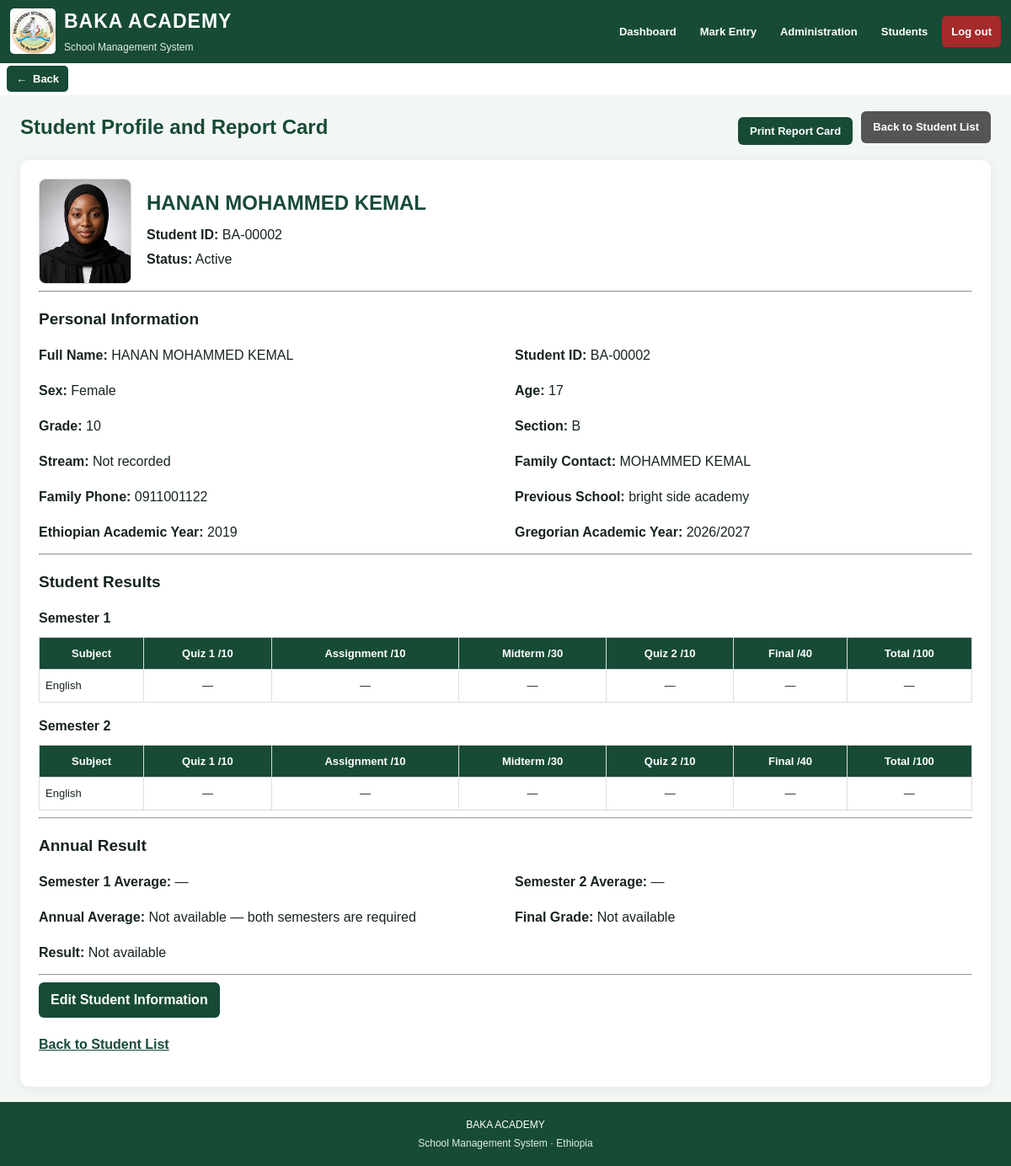
/students/2 (signed in), run on the app's committed database.
### app.py (models this page shows)
class Student(db.Model):
    id = db.Column(db.Integer, primary_key=True)
    student_id = db.Column(db.String(30), unique=True, nullable=False)
    full_name = db.Column(db.String(150), nullable=False)
    grade = db.Column(db.String(10), nullable=False)
    section = db.Column(db.String(10), nullable=False)
    sex = db.Column(db.String(1))
    age = db.Column(db.Integer)
    family_contact_name = db.Column(db.String(150))
    family_phone = db.Column(db.String(30))
    previous_school = db.Column(db.String(150))
    photo_filename = db.Column(db.String(255))
    stream = db.Column(db.String(50))
    academic_year_ec = db.Column(db.String(30))
    academic_year_gc = db.Column(db.String(30))
    is_active = db.Column(
        db.Boolean, nullable=False, default=True, server_default="1"
    )
    left_at = db.Column(db.DateTime)

class Subject(db.Model):
    id = db.Column(db.Integer, primary_key=True)
    name = db.Column(db.String(100), unique=True, nullable=False)
    is_active = db.Column(
        db.Boolean, nullable=False, default=True, server_default="1"
    )

### app.py (the view)
@app.route("/students/<int:student_id>")
@student_staff_only
def student_profile(student_id):
    student = db.session.get(Student, student_id)
    if not student:
        flash("Student not found.")
        return redirect(url_for("student_management"))
    marks = Mark.query.filter_by(
        student_id=student.id
    ).order_by(
        Mark.subject,
        Mark.term
    ).all()
    assessment_marks = AssessmentMark.query.filter_by(
        student_id=student.id,
        academic_year_ec=(student.academic_year_ec or "")
    ).order_by(
        AssessmentMark.subject,
        AssessmentMark.semester
    ).all()
    subjects = get_school_subject_names()
    for mark in marks:
        if mark.subject and mark.subject not in subjects:
            subjects.append(mark.subject)
    for mark in assessment_marks:
        if mark.subject and mark.subject not in subjects:
            subjects.append(mark.subject)
    subjects = sorted(set(subjects))
    return render_template(
        "student_profile.html",
        student=student,
        marks=marks,
        assessment_marks=assessment_marks,
        subjects=subjects
    )

### app.py (called while the page is built)
def logged_in(fn):
    @wraps(fn)
    def wrapper(*args, **kwargs):
        if "user_id" not in session:
            return redirect(url_for("login"))
        user = db.session.get(User, session["user_id"])
        if not user or not user.is_active:
            session.clear()
            flash("Your account is inactive or unavailable.")
            return redirect(url_for("login"))
        return fn(*args, **kwargs)
    return wrapper

def student_staff_only(fn):
    @wraps(fn)
    @logged_in
    def wrapper(*args, **kwargs):
        user = db.session.get(User, session["user_id"])
        if not user or user.role not in ["admin", "student_management"]:
            flash("Student Management access required.")
            return redirect(url_for("dashboard"))
        return fn(*args, **kwargs)
    return wrapper

def get_school_subject_names():
    names = set()
    for subject in Subject.query.filter_by(is_active=True).all():
        names.add(subject.name.strip())
    for assignment in Assignment.query.all():
        if assignment.subject:
            names.add(assignment.subject.strip())
    for mark in AssessmentMark.query.all():
        if mark.subject:
            names.add(mark.subject.strip())
    return sorted(name for name in names if name)

### templates/student_profile.html (shortened to what this page needs)
{% extends "base.html" %}
{% block content %}
{% set ns = namespace(semester1_sum=0, semester1_count=0, semester2_sum=0, semester2_count=0) %}
{% for subject in subjects %}
    {% for mark in assessment_marks %}
        {% if mark.subject == subject and mark.semester == 'Semester 1' %}
            {% set ns.semester1_sum = ns.semester1_sum + mark.total %}
            {% set ns.semester1_count = ns.semester1_count + 1 %}
        {% endif %}
        {% if mark.subject == subject and mark.semester == 'Semester 2' %}
            {% set ns.semester2_sum = ns.semester2_sum + mark.total %}
            {% set ns.semester2_count = ns.semester2_count + 1 %}
        {% endif %}
    {% endfor %}
{% endfor %}
{% set semester1_average = ns.semester1_sum / ns.semester1_count if ns.semester1_count else none %}
{% set semester2_average = ns.semester2_sum / ns.semester2_count if ns.semester2_count else none %}
{% if semester1_average is not none and semester2_average is not none %}
    {% set annual_average = (semester1_average + semester2_average) / 2 %}
{% else %}
    {% set annual_average = none %}
{% endif %}
{% if annual_average is not none %}
    {% if annual_average < 50 %}
        {% set final_grade = 'Fail' %}
    {% elif annual_average < 65 %}
        {% set final_grade = 'Poor' %}
    {% elif annual_average < 80 %}
        {% set final_grade = 'Good' %}
    {% else %}
        {% set final_grade = 'Very Good' %}
    {% endif %}
{% else %}
    {% set final_grade = 'Not available' %}
{% endif %}
<div class="profile-screen">
    <div class="profile-page-heading">
        <h2>Student Profile and Report Card</h2>
        <div class="profile-heading-actions">
            <button type="button" onclick="window.print()">Print Report Card</button>
            <a href="{{ url_for('student_management') }}">Back to Student List</a>
        </div>
    </div>
    <div class="profile-card">
        <div class="student-profile-header">
            {% if student.photo_filename %}
                <img
                    src="{{ url_for('static', filename='uploads/student_photos/' ~ student.photo_filename) }}"
                    alt="Student photo"
                    class="student-profile-photo">
            {% else %}
                <div class="student-photo-placeholder">No Photo</div>
            {% endif %}
            <div class="student-profile-heading-text">
                <h2>{{ student.full_name }}</h2>
                <p><strong>Student ID:</strong> {{ student.student_id }}</p>
                <p><strong>Status:</strong>
                    {% if student.is_active %}Active{% else %}Left School{% endif %}
                </p>
            </div>
        </div>
        <hr>
        <h3>Personal Information</h3>
        <div class="profile-details">
            <p><strong>Full Name:</strong> {{ student.full_name }}</p>
            <p><strong>Student ID:</strong> {{ student.student_id }}</p>
            <p><strong>Sex:</strong>
                {% if student.sex == 'M' %}Male
                {% elif student.sex == 'F' %}Female
                {% else %}—{% endif %}
            </p>
            <p><strong>Age:</strong> {{ student.age if student.age is not none else "—" }}</p>
            <p><strong>Grade:</strong> {{ student.grade or "—" }}</p>
            <p><strong>Section:</strong> {{ student.section or "—" }}</p>
            <p><strong>Stream:</strong> {{ student.stream or "Not recorded" }}</p>
            <p><strong>Family Contact:</strong> {{ student.family_contact_name or "Not recorded" }}</p>
            <p><strong>Family Phone:</strong> {{ student.family_phone or "Not recorded" }}</p>
            <p><strong>Previous School:</strong> {{ student.previous_school or "Not recorded" }}</p>
            <p><strong>Ethiopian Academic Year:</strong> {{ student.academic_year_ec or "—" }}</p>
            <p><strong>Gregorian Academic Year:</strong> {{ student.academic_year_gc or "—" }}</p>
        </div>
        <hr>
        <h3>Student Results</h3>
        {% for semester in ['Semester 1', 'Semester 2'] %}
            <h4>{{ semester }}</h4>
            <div class="profile-table-wrapper">
                <table class="profile-results-table">
                    <thead>
                        <tr>
                            <th>Subject</th>
                            <th>Quiz 1 /10</th>
                            <th>Assignment /10</th>
                            <th>Midterm /30</th>
                            <th>Quiz 2 /10</th>
                            <th>Final /40</th>
                            <th>Total /100</th>
                        </tr>
                    </thead>
                    <tbody>
                        {% for subject in subjects %}
                            {% set found = namespace(mark=none) %}
                            {% for mark in assessment_marks %}
                                {% if mark.subject == subject and mark.semester == semester %}
                                    {% set found.mark = mark %}
                                {% endif %}
                            {% endfor %}
                            <tr>
                                <td>{{ subject }}</td>
                                {% if found.mark %}
                                    <td>{{ found.mark.quiz1 if found.mark.quiz1 is not none else "—" }}</td>
                                    <td>{{ found.mark.assignment if found.mark.assignment is not none else "—" }}</td>
                                    <td>{{ found.mark.midterm if found.mark.midterm is not none else "—" }}</td>
                                    <td>{{ found.mark.quiz2 if found.mark.quiz2 is not none else "—" }}</td>
                                    <td>{{ found.mark.final if found.mark.final is not none else "—" }}</td>
                                    <td><strong>{{ "%.2f"|format(found.mark.total) }}</strong></td>
                                {% else %}
                                    <td>—</td>
                                    <td>—</td>
                                    <td>—</td>
                                    <td>—</td>
                                    <td>—</td>
                                    <td>—</td>
                                {% endif %}
                            </tr>
                        {% else %}
                            <tr>
                                <td colspan="7">No subjects have been registered.</td>
                            </tr>
                        {% endfor %}
                    </tbody>
                </table>
            </div>
        {% endfor %}
        <hr>
        <h3>Annual Result</h3>
        <div class="profile-details">
            <p><strong>Semester 1 Average:</strong>
                {{ "%.2f"|format(semester1_average) if semester1_average is not none else "—" }}
            </p>
            <p><strong>Semester 2 Average:</strong>
                {{ "%.2f"|format(semester2_average) if semester2_average is not none else "—" }}
            </p>
            <p><strong>Annual Average:</strong>
                {{ "%.2f"|format(annual_average) if annual_average is not none else "Not available — both semesters are required" }}
            </p>
            <p><strong>Final Grade:</strong> {{ final_grade }}</p>
            <p><strong>Result:</strong>
                {% if annual_average is none %}
                    Not available
                {% elif annual_average >= 50 %}
                    PASS
                {% else %}
                    FAIL
                {% endif %}
            </p>
        </div>
        <hr>
        {% if session.get('role') in ['admin', 'student_management'] %}
            <div class="profile-actions">
                <a href="{{ url_for('edit_student', student_id=student.id) }}">
                    Edit Student Information
                </a>
            </div>
        {% endif %}
        <p class="profile-bottom-link">
            <a href="{{ url_for('student_management') }}">Back to Student List</a>
        </p>
    </div>
</div>
{% endblock %}

### static/style.css (style rules this page uses)
* { box-sizing: border-box; }
:root { --green: #174b36; --green-dark: #103b2b; --green-light: #236b4c; --green-pale: #e8f2ec; --gold: #d9b45b; --background: #f3f7f4; --white: #ffffff; --text: #17251d; --muted: #64756a; --border: #dce7df; }
html { width: 100%; min-height: 100%; }
body { width: 100%; min-height: 100vh; margin: 0; padding: 0; font-family: Arial, sans-serif; background: var(--background); color: var(--text); line-height: 1.5; overflow-x: hidden; }
h2 { color: var(--green); }
button { margin-top: 8px; padding: 10px 16px; border: 0; border-radius: 6px; background: var(--green); color: white; font-weight: bold; cursor: pointer; }
table { width: 100%; border-collapse: collapse; min-width: 550px; }
th, td { padding: 10px; border-bottom: 1px solid var(--border); text-align: left; vertical-align: middle; }
th { background: var(--green-pale); color: var(--green); }

### templates/base.html (style rules this page uses)
* { box-sizing: border-box; }
html, body { width: 100%; min-height: 100%; margin: 0; padding: 0; }
body { overflow-x: hidden; }

### templates/student_profile.html (style rules this page uses)
.profile-screen { width: 100%; max-width: 100%; min-width: 0; margin: 0 auto; padding: 18px 24px; overflow-x: hidden; }
.profile-page-heading { width: 100%; display: flex; justify-content: space-between; align-items: center; flex-wrap: wrap; gap: 12px; margin-bottom: 18px; }
.profile-page-heading h2 { margin: 0; font-size: 24px; overflow-wrap: anywhere; }
.profile-heading-actions { display: flex; align-items: center; flex-wrap: wrap; gap: 10px; }
.profile-heading-actions button, .profile-heading-actions a { display: inline-block; padding: 9px 14px; border: none; border-radius: 6px; background: #174b36; color: white; text-decoration: none; font-weight: bold; font-size: 13px; cursor: pointer; }
.profile-heading-actions a { background: #555; }
.profile-card { width: 100%; max-width: 100%; min-width: 0; padding: 22px; background: white; border-radius: 10px; box-shadow: 0 2px 12px #00000012; overflow: hidden; }
.profile-card h3 { font-size: 19px; margin: 18px 0 12px; }
.profile-card h4 { font-size: 16px; margin: 16px 0 10px; }
.student-profile-header { display: flex; align-items: center; gap: 18px; flex-wrap: wrap; }
.student-profile-photo, .student-photo-placeholder { width: 110px; height: 125px; object-fit: cover; border-radius: 8px; border: 1px solid #ddd; }
.student-profile-heading-text h2 { margin: 0 0 8px; }
.student-profile-heading-text p { margin: 5px 0; }
.profile-details { display: grid; grid-template-columns: repeat(2, minmax(0, 1fr)); gap: 8px 22px; }
.profile-details p { min-width: 0; margin: 5px 0; overflow-wrap: anywhere; }
.profile-table-wrapper { width: 100%; max-width: 100%; overflow-x: auto; -webkit-overflow-scrolling: touch; }
.profile-results-table { width: 100%; min-width: 700px; border-collapse: collapse; }
.profile-results-table th, .profile-results-table td { padding: 9px 7px; border: 1px solid #ddd; text-align: center; font-size: 13px; }
.profile-results-table th { background: #174b36; color: white; }
.profile-results-table td:first-child { text-align: left; }
.profile-actions { display: flex; flex-wrap: wrap; align-items: center; gap: 12px; }
.profile-actions a { display: inline-block; padding: 9px 14px; border: none; border-radius: 6px; background: #174b36; color: white; text-decoration: none; font-weight: bold; cursor: pointer; }
.profile-bottom-link { margin-top: 20px; }
.profile-bottom-link a { color: #174b36; font-weight: bold; }

### data on the page
Student: photo_filename (picture), full_name "HANAN MOHAMMED KEMAL", student_id "BA-00002", age "17", grade "10", section "B", stream "Not recorded", family_contact_name "MOHAMMED KEMAL", family_phone "0911001122", previous_school "bright side academy", academic_year_ec "2019", academic_year_gc "2026/2027"
Subject: name "English"

### other printed values
{{ semester }} "Semester 1" "Semester 2"
{{ final_grade }} "Not available"
